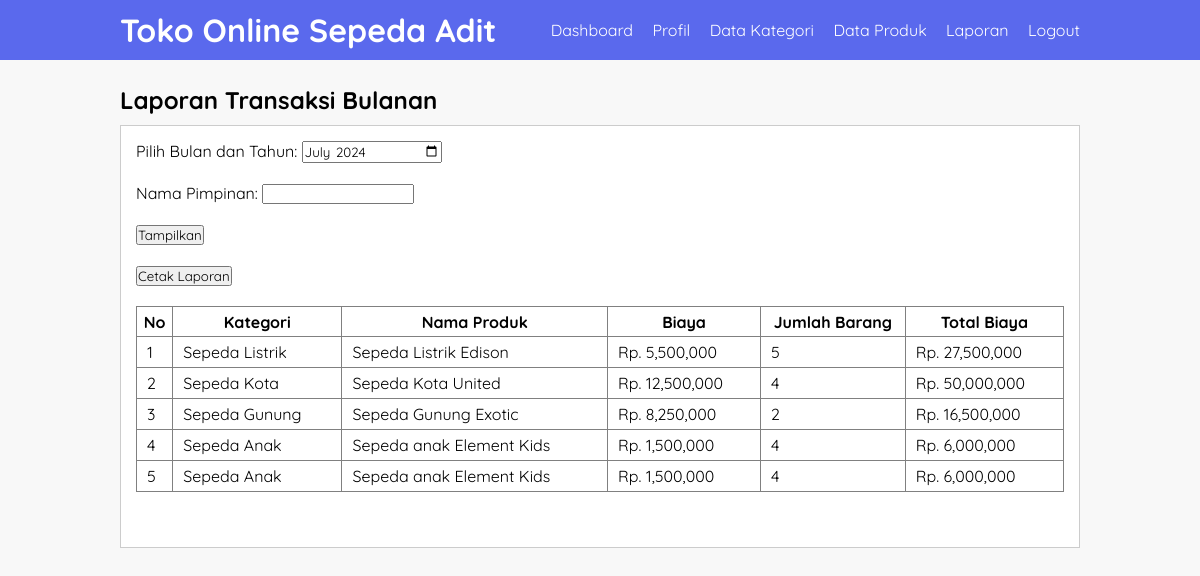
Screenshot of /laporan-bulanan.php (signed in) with the database file from the repository.
### tables this page shows
CREATE TABLE `tb_month_report` (
  `product_id` int(11) NOT NULL,
  `product_name` varchar(100) NOT NULL,
  `category_name` varchar(25) NOT NULL,
  `product_price` int(11) NOT NULL,
  `product_count` int(11) NOT NULL,
  `total_price` int(25) NOT NULL
);

### laporan-bulanan.php (the view, shortened to what this page needs)
<?php
    include 'database.php';
?>
<!DOCTYPE html>
<html>
<head>
    <link rel="stylesheet" type="text/css" href="css/style.css">
</head>
<body>
    <header>
        <div class="container">
            <h1><a href="dashboard.php">Toko Online Sepeda Adit</a></h1>
            <ul>
                <li><a href="dashboard.php">Dashboard</a></li>
                <li><a href="profile.php">Profil</a></li>
                <li><a href="data-kategori.php">Data Kategori</a></li>
                <li><a href="data-produk.php">Data Produk</a></li>
                <li><a href="laporan.php">Laporan</a></li>
                <li><a href="logout.php">Logout</a></li>
            </ul>
        </div>
    </header>
    <div class="section">
        <div class="container">
            <h2>Laporan Transaksi Bulanan</h2>
            <div class="box">
                <table border="1" cellspacing="0" class="table">
                    <thead>
                        <tr>
                            <th>No</th>
                            <th>Kategori</th>
                            <th>Nama Produk</th>
                            <th>Biaya</th>
                            <th>Jumlah Barang</th>
                            <th>Total Biaya</th>
                        </tr>
                    </thead>
                    <tbody>
                        <?php
                            $no = 1;
                            $produk = mysqli_query($conn, "SELECT * FROM tb_month_report LEFT JOIN tb_report USING (category_name, product_name, product_price, product_count, total_price) ORDER BY product_name DESC");
                            if(mysqli_num_rows($produk) > 0){
                            while($row = mysqli_fetch_array($produk)){
                        ?>
                        <tr>
                            <td><?php echo $no++ ?></td>
                            <td><?php echo $row['category_name'] ?></td>
                            <td><?php echo $row['product_name'] ?></td>
                            <td>Rp. <?php echo number_format($row['product_price']) ?></td>
                            <td><?php echo $row['product_count'] ?></td>
                            <td>Rp. <?php echo number_format($row['total_price']) ?></td>
                        </tr>
                        <?php
                                }
                            } else { ?>
                            <tr>
                                <td colspan="6">Tidak ada laporan bulanan</td>
                            </tr>
                        <?php } ?>
                        <form method="get" id="form-input">
                            <label for="bulan">Pilih Bulan dan Tahun:               </label>
                            <input type="month" id="bulan" name="bulan" value="<?php echo isset($_GET['bulan']) ? $_GET['bulan'] : date('Y-m'); ?>">
                            <br><br>
                            <label for="pimpinan">Nama Pimpinan:            </label>
                            <input type="text" id="pimpinan" name="pimpinan" value="<?php echo isset($_GET['pimpinan']) ? $_GET['pimpinan'] : ''; ?>">
                            <br><br>
                            <button type="submit">Tampilkan</button>
                        </form>
                        <br><br>
                        <button onclick="printReport()">Cetak Laporan</button>
                        <br><br>
                    </tbody>
                </table>
                <br></br>
            </div>
        </div>
    </div>
</body>
</html>

### css/style.css (style rules this page uses)
* { padding: 0px; margin: 0px; font-family: 'Quicksand', sans-serif; }
body { background-color: #F8F8F8; }
a { color: inherit; text-decoration: none; }
header { background-color: #5A69ED; color: #FFF }
header h1 { float: left; padding: 10px 0; }
header ul { float: right; }
header ul li { display: inline-block; }
header ul li a { padding: 20px 0 20px 15px; display: inline-block; }
.container { width: 80%; margin: 0 auto; }
.container:after { content: ''; display: block; clear: both; }
.section { padding: 25px 0; }
.box { background-color: #FFF; border: 1px solid #CCC; padding: 15px; box-sizing: border-box; margin: 10px 0 25px 0; }
.box:after { content: ''; display: block; clear: both; }
.table { width: 100%; border-collapse: collapse; }
.table tr { height: 30px; }
.table tr td { padding: 5px 10px; }

### rows the page displays
tb_month_report: category_name "Sepeda Listrik", product_name "Sepeda Listrik Edison", product_price "5,500,000", product_count "5", total_price "27,500,000"
tb_month_report: category_name "Sepeda Kota", product_name "Sepeda Kota United", product_price "12,500,000", product_count "4", total_price "50,000,000"
tb_month_report: category_name "Sepeda Gunung", product_name "Sepeda Gunung Exotic", product_price "8,250,000", product_count "2", total_price "16,500,000"
tb_month_report: category_name "Sepeda Anak", product_name "Sepeda anak Element Kids", product_price "1,500,000", product_count "4", total_price "6,000,000"
tb_month_report: category_name "Sepeda Anak", product_name "Sepeda anak Element Kids", product_price "1,500,000", product_count "4", total_price "6,000,000"
